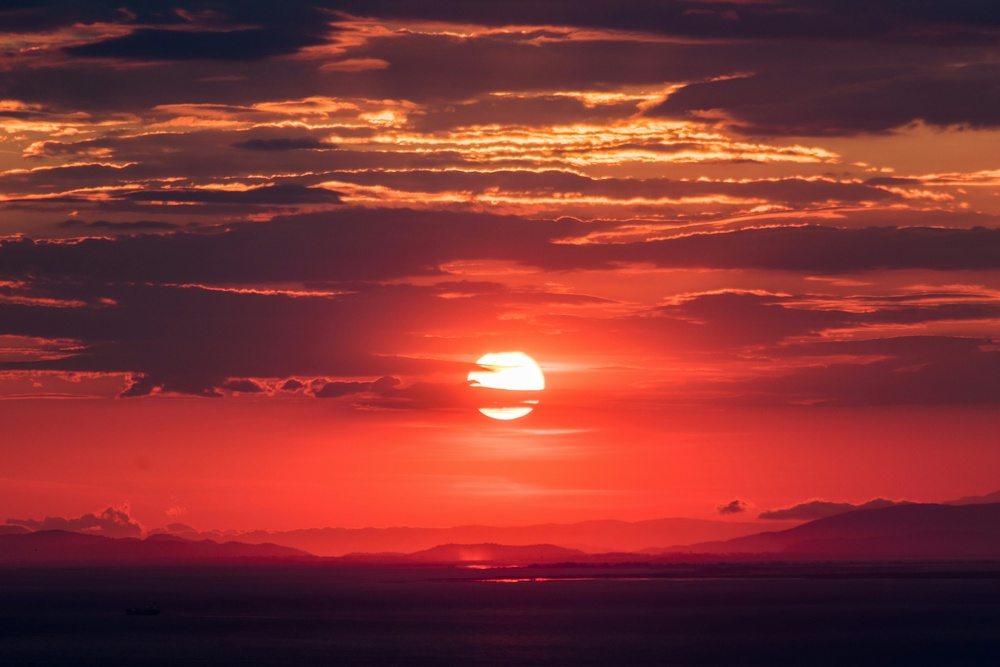
#> input picture adaptive-histogram-processing/images/sunset.jpg, 1000 x 667 px, shrunk from 6000 x 4000 before the run
$ python main.py
#> lines starting #> are read from the running program, lines starting #| are printed output that depends on the picture
### adaptive-histogram-processing/src/histogram_utils.py
import numpy as np
import matplotlib.pyplot as plt
from skimage import io, img_as_ubyte

def compute_histogram_custom(image_path, n_bins=128):
    """
    Compute a custom histogram of an image without using built-in histogram functions.
    """
#> called with image_path = 'images/sunset.jpg', n_bins = 128
    image = io.imread(image_path, as_gray=True)
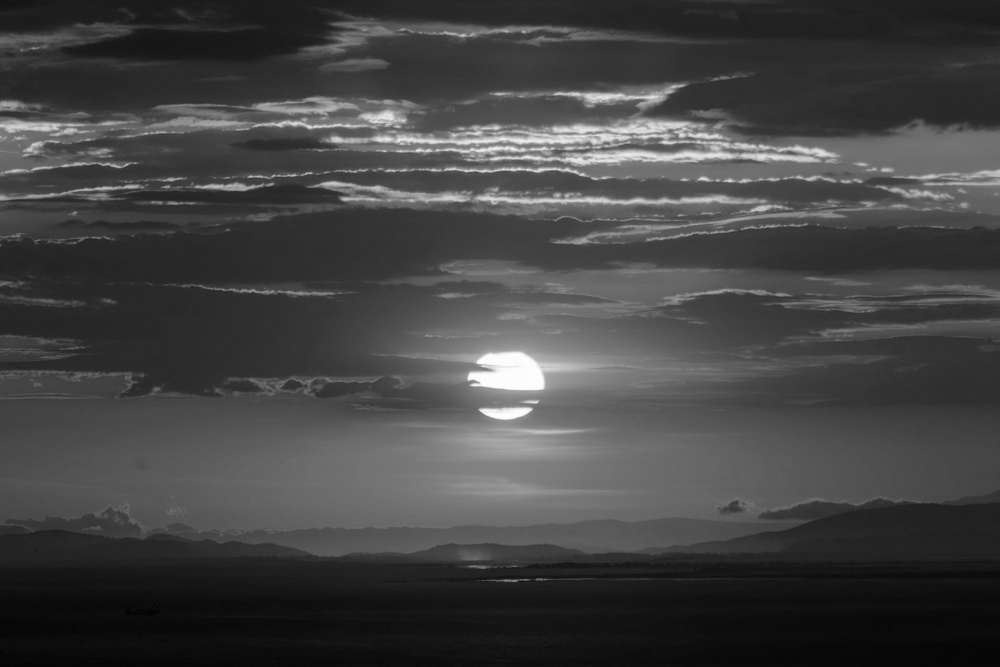
#> image: shape (667, 1000) float64; min 0.00733, max 1, mean 0.266
    image = img_as_ubyte(image)

    # Compute histogram manually
    hist = np.zeros(n_bins, dtype=int)
    bin_width = 256 / n_bins

    for pixel in image.ravel():
        bin_index = int(pixel // bin_width)
        hist[bin_index] += 1
#> this loop made 667000 passes
#> (pixel, bin_index) on passes 1 to 3: (21, 10), (21, 10), (20, 10)
#> after the loop, hist = 128 values, max 18878 at index 21, min 0 at index 0, mean 5210.9

    return hist

### adaptive-histogram-processing/src/visualization.py
import matplotlib.pyplot as plt
import numpy as np
from src.histogram_utils import compute_histogram_custom

def plot_histogram(image_path, n_bins=128):
    """
    Plot the histogram of a given image.
    """
    hist = compute_histogram_custom(image_path, n_bins)
    plt.figure(figsize=(8, 4))
    plt.bar(range(n_bins), hist, width=1, color='gray')
    plt.title(f'Histogram ({n_bins} bins)')
    plt.xlabel('Pixel Value')
    plt.ylabel('Frequency')
    plt.show()
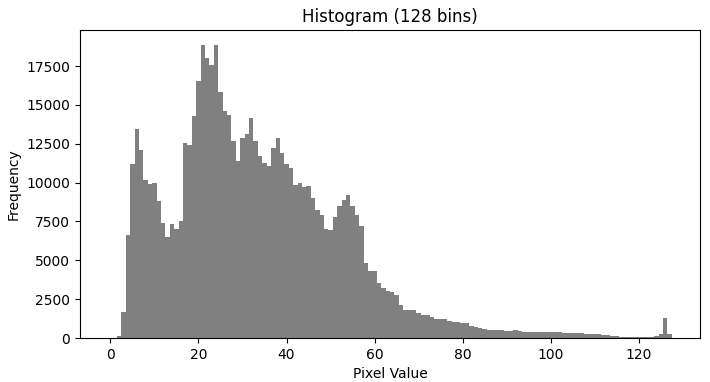
#> figure drawn by matplotlib, 1 panel; tallest bar 18878 high, from x = 20.5 to 21.5

### adaptive-histogram-processing/src/equalization.py
from skimage import io, img_as_ubyte
import numpy as np
import matplotlib.pyplot as plt
from src.histogram_utils import compute_histogram_custom

def enhance_image_contrast(image_path, n_bins=128):
    """
    Perform histogram equalization to enhance image contrast.
    """
#> called with image_path = 'images/sunset.jpg', n_bins = 128
    image = io.imread(image_path, as_gray=True)
    image = img_as_ubyte(image)

    hist = compute_histogram_custom(image_path, n_bins)
#> the loop in compute_histogram_custom (call 2), `for pixel in image.ravel():` made 667000 passes
    cdf = np.cumsum(hist) / np.sum(hist)
#> cdf = 128 values from 0 to 1

    # Apply histogram equalization
    equalized_img = np.zeros_like(image)
    bin_width = 256 / n_bins
    for i in range(image.shape[0]):
        for j in range(image.shape[1]):
            pixel_value = image[i, j]
            bin_index = int(pixel_value // bin_width)
            equalized_img[i, j] = cdf[bin_index] * 255
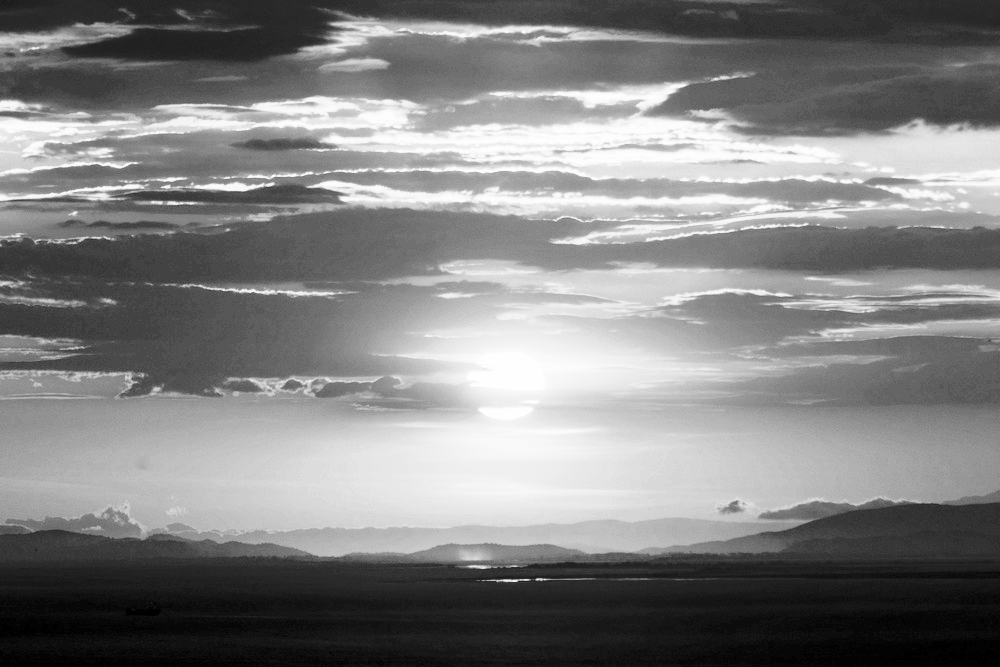
#> equalized_img: shape (667, 1000); min 0, max 255, mean 129.1

    return equalized_img

### adaptive-histogram-processing/src/matching.py
from skimage import io, img_as_ubyte
import numpy as np
import matplotlib.pyplot as plt
from src.histogram_utils import compute_histogram_custom

def match_image_histogram(source_path, reference_path, n_bins=128):
    """
    Match the histogram of the source image to a reference image.
    """
    source = io.imread(source_path, as_gray=True)
    source = img_as_ubyte(source)
#> (the run stopped early here; a loop or call above may not have finished)
